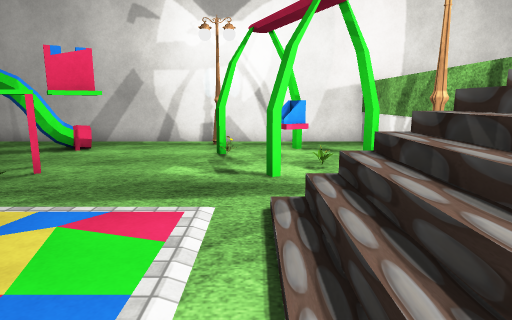
[1] (above)

17 first-person views from a walk through a 3-D level made in the Unity game engine. The camera is 1.4 m above the floor, tilts 10° down and sees 75° across. The floor is counted in squares, 1 m on a side. Each view is taken from the middle of a square. On the plan, view 1 faces up. The plan holds only what a view shows up to about 15 squares ahead; the rest is blank. The player is left out. Some surface patterns are stand-ins.

[2]
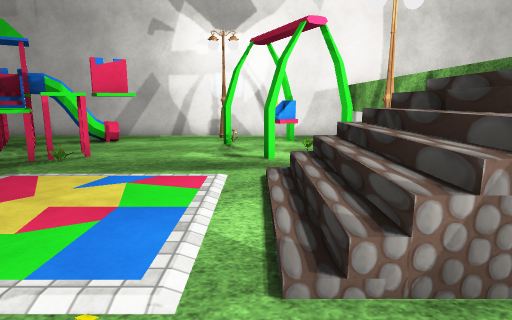

[3]
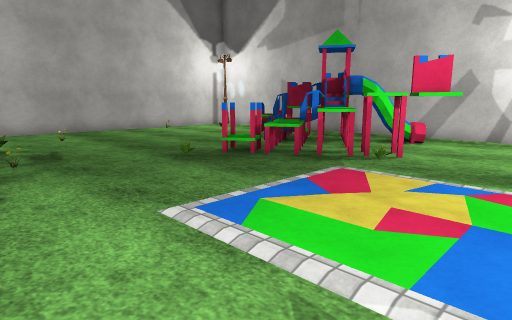

[4]
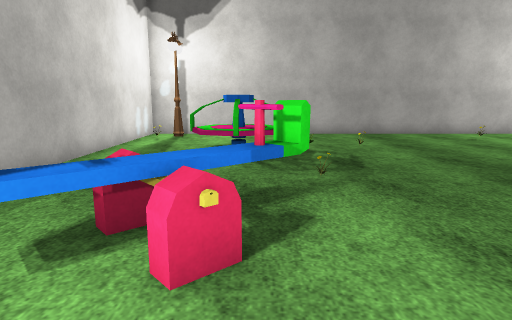

[5]
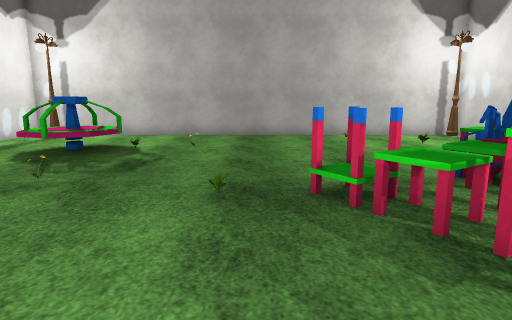

[6]
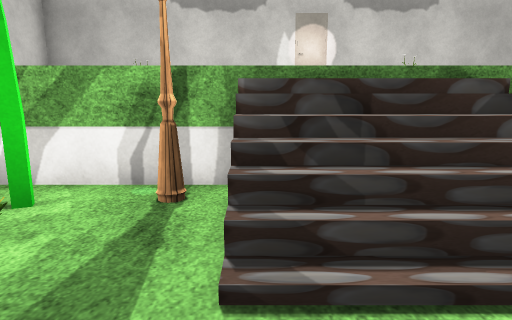

[7]
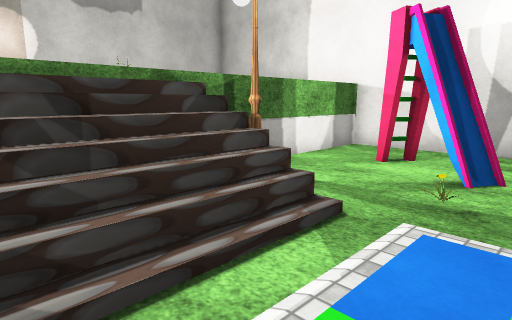

[8]
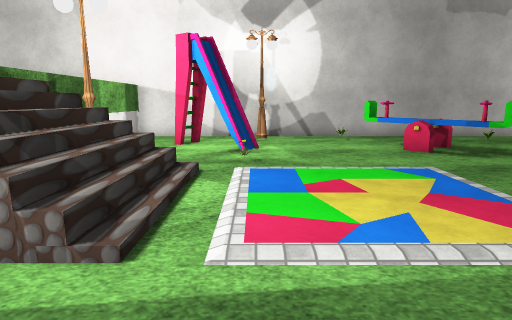

[9]
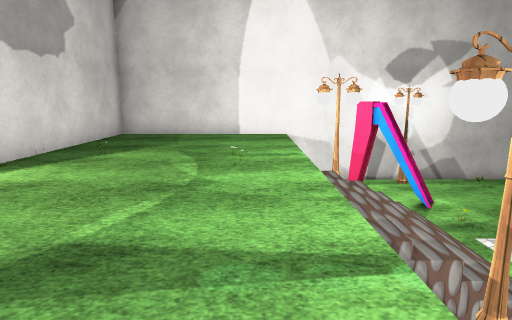

[10]
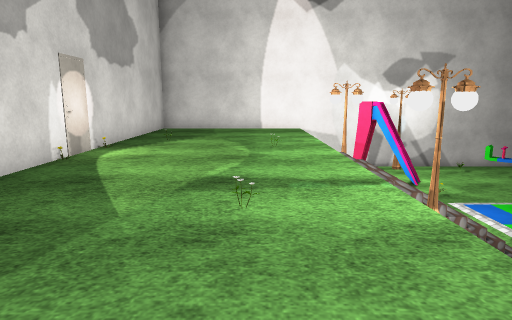

[11]
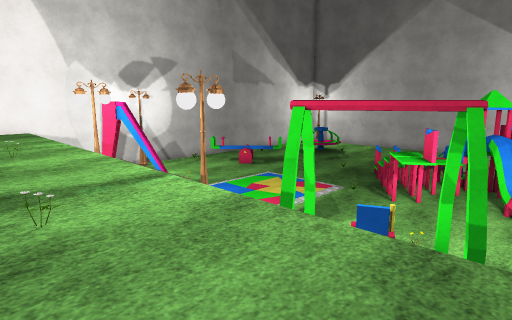

[12]
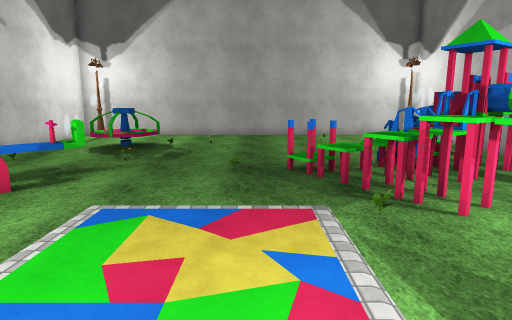

[13]
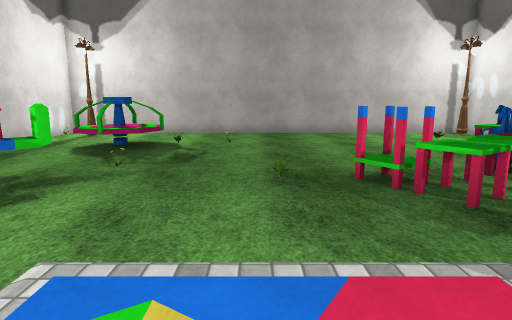

[14]
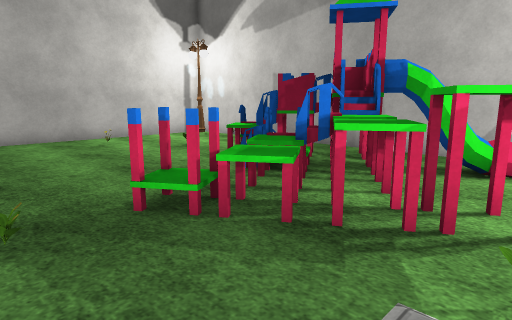

[15]
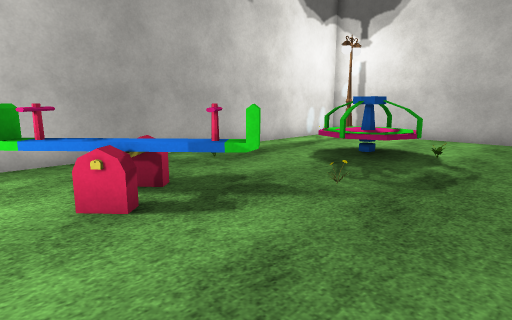

[16]
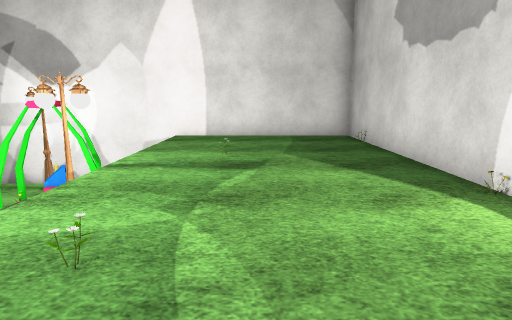

[17]
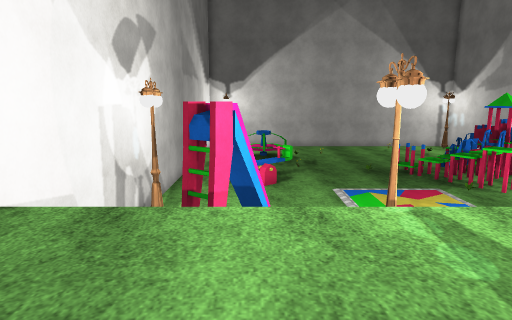

### Floor plan
Key: @ floor where view 1 was taken; # wall or solid block; x gap in a wall; . main floor; : floor 0.25 m higher than the main floor; + floor 2 m higher than the main floor; / step, stairs or slope; = window, fence, low wall or low ledge; ^ raised ledge; T thing the floor can be seen under or through; O other object.
Columns run from 18 left of view 1 to 11 right of it. Each row starts with its distance up from view 1.
 12 ##############################
 11 ##.......x.......#....+++++++#
 10 #.....O.###.#^.....O..+++++++#
  9 #.....=^#####....O....+++++++#
  8 #......^==##......OO..+++++++#
  7 #........#^^.TT.....OO++O++++#
  6 #.........^#^T....O...+++++++#
  5 #.........=^T.:......#+++++++#
  4 #.........#.......////+++++++#
  3 #.................////+++++++#
  2 #.................////+++++++#
  1 #....:............////+O+++++#
  0 #.................@/=/+++++++#
 -1 #....O.....O...../...#+++++O+#
 -2 #...OOO...OOO.........+++++++#
 -3 #...OOO....OOO...OO...+++++++#
 -4 #....O......OO....OOO.+++++++#
 -5 #............O.....O..+++++++#
 -6 #................#....+++++++#
 -7 ##############################

Positions as (right, up) in squares from view 1, and headings:
1: (0, 0), facing up
2: (0, -2), facing up
3: (-1, -2), facing up-left
4: (-3, -2), facing left
5: (-3, 3), facing left
6: (-2, 4), facing right
7: (-2, 4), facing down-right
8: (-1, 7), facing down
9: (5, 8), facing down
10: (6, 11), facing down
11: (7, 11), facing down-left
12: (1, 3), facing left
13: (-2, 2), facing left
14: (-4, 2), facing up-left
15: (-4, 2), facing down-left
16: (7, -2), facing up
17: (8, -3), facing left
